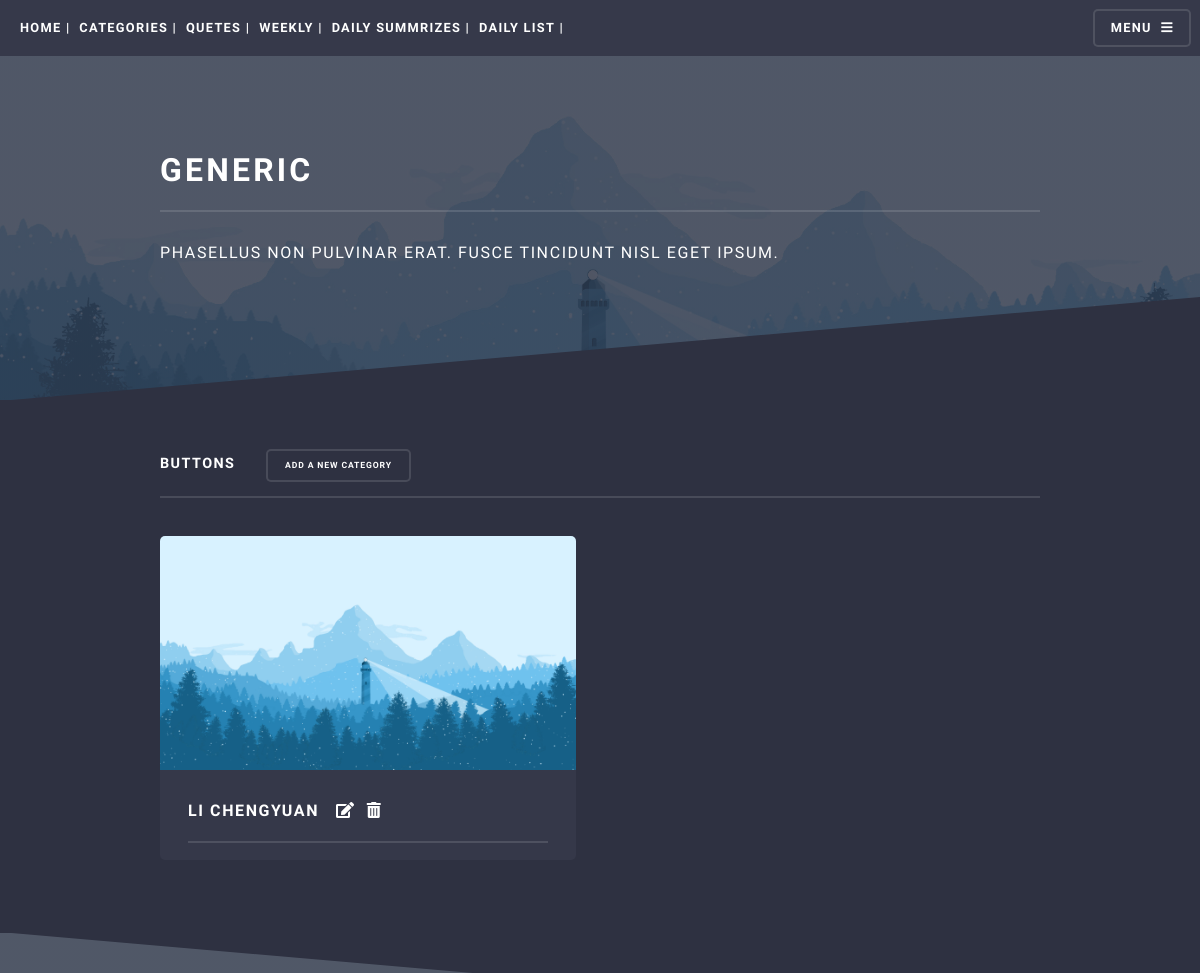
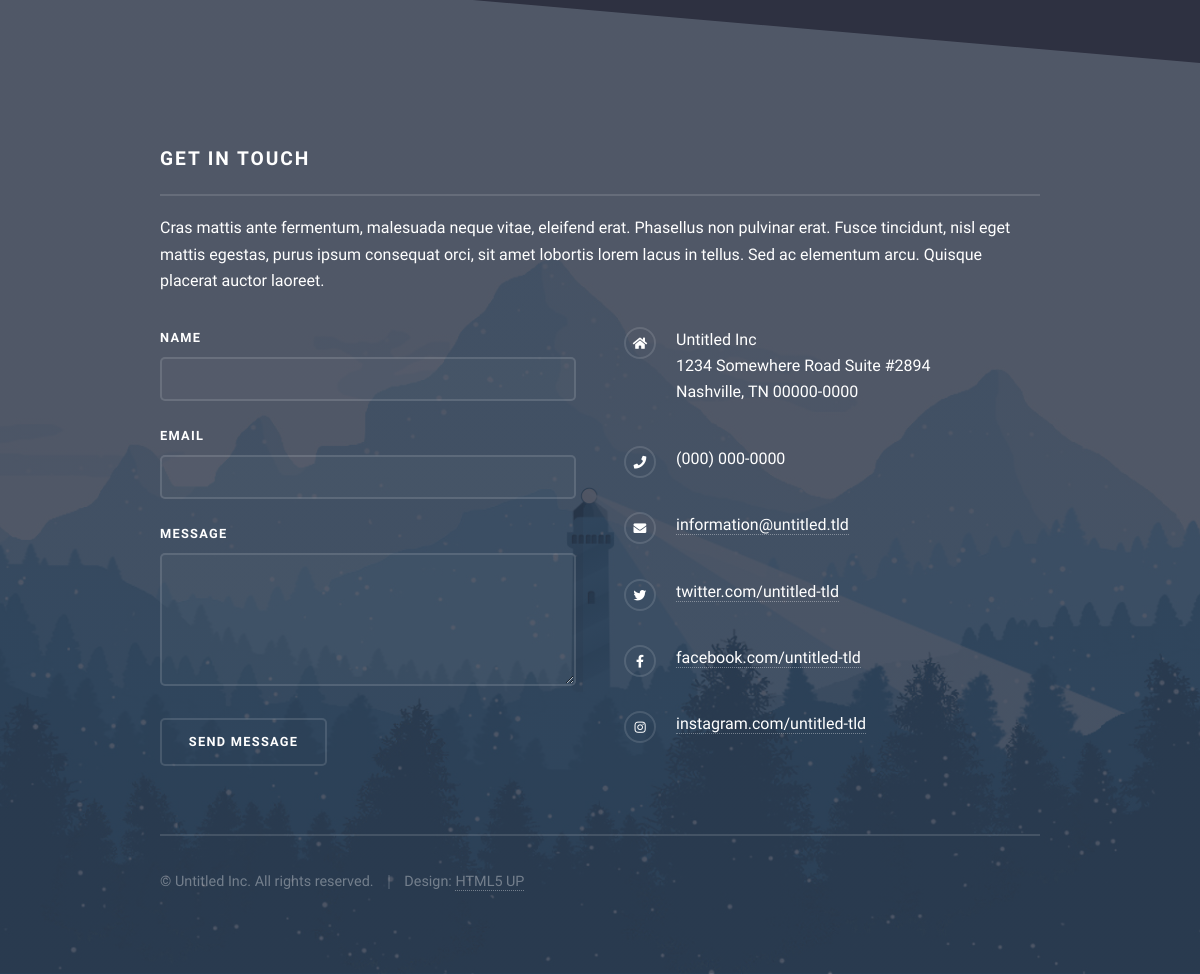
The app's page /user/list_categories (signed in) with its own data (2 pictures, top to bottom).
### todos/models.py (models this page shows)
class Category(models.Model):
    name = models.CharField(max_length=30,default=True)
    pic = ProcessedImageField(upload_to='categorypics',
                              default='categories/pic01.jpg',
                              processors=[ResizeToFill(506,295)])
    user = models.ForeignKey(User,to_field = 'id',on_delete=models.CASCADE,default= 2)

### user/views.py (the view)
# urls.py: path('list_categories', views.list_categories, name='list_categories'),
def list_categories(request):
    user = request.user
    categories = Category.objects.filter(user_id = user.id)
    context = {'categories':categories, 'type':'list_categories'}
    return render(request, 'userbase.html',context)

### templates/userbase.html (shortened to what this page needs)
<!DOCTYPE HTML>
<html>
	<head>
		<link rel="stylesheet" href="/static/assets/css/main.css" />
	</head>
	<body class="is-preload">
			<div id="page-wrapper">
					<header id="header">
						<h1><a href="index">Home</a>&nbsp;|&nbsp;
                        <a href="/user/list_categories">Categories</a>&nbsp;|&nbsp;
                        <a href="index">Quetes</a>&nbsp;|&nbsp;
                        <a href="index">Weekly</a>&nbsp;|&nbsp;
                        <a href="index">Daily Summrizes</a>&nbsp;|&nbsp;
                        <a href="/todos/list_todo">Daily list</a>&nbsp;|&nbsp;
                        </h1>
						<nav>
							<a href="#menu">Menu</a>
						</nav>
					</header>
					<section id="wrapper">
						<header>
							<div class="inner">
								<h2>Generic</h2>
								<p>Phasellus non pulvinar erat. Fusce tincidunt nisl eget ipsum.</p>
							</div>
						</header>
                        {% if type == "list_categories"%}
							<div class="wrapper">
								<div class="inner">
                                    <h3 class="major">Buttons &nbsp;&nbsp;&nbsp;&nbsp;
                                    <a href="add_categories" class="button small">Add a new category</a>
                                    </h3>
                                    <section class="features">
                                        {% for categories in categories %}
                                        <article>
                                            <a href="#" class="image"> <img src= "{{MEDIA_URL}}{{categories.pic}}" /></a>
                                            <h1 class="major">{{categories.name}}&nbsp;&nbsp;
                                                <a href="/user/update_categories?category_id={{categories.id}}" class="fas fa-edit"></a>&nbsp;
                                                <a href="/user/delete_categories?category_id={{categories.id}}" class="fas fa-trash-alt"></a>
                                            </h1>
                                        </article>
                                        {% endfor %}
                                    </section>
								</div>
							</div>
                        {% endif %}
					</section>
					<section id="footer">
						<div class="inner">
							<h2 class="major">Get in touch</h2>
							<p>Cras mattis ante fermentum, malesuada neque vitae, eleifend erat. Phasellus non pulvinar erat. Fusce tincidunt, nisl eget mattis egestas, purus ipsum consequat orci, sit amet lobortis lorem lacus in tellus. Sed ac elementum arcu. Quisque placerat auctor laoreet.</p>
							<form method="post" action="#">
								<div class="fields">
									<div class="field">
										<label for="name">Name</label>
										<input type="text" name="name" id="name" />
									</div>
									<div class="field">
										<label for="email">Email</label>
										<input type="email" name="email" id="email" />
									</div>
									<div class="field">
										<label for="message">Message</label>
										<textarea name="message" id="message" rows="4"></textarea>
									</div>
								</div>
								<ul class="actions">
									<li><input type="submit" value="Send Message" /></li>
								</ul>
							</form>
							<ul class="contact">
								<li class="icon solid fa-home">
									Untitled Inc<br />
									1234 Somewhere Road Suite #2894<br />
									Nashville, TN 00000-0000
								</li>
								<li class="icon solid fa-phone">(000) 000-0000</li>
								<li class="icon solid fa-envelope"><a href="#">information@untitled.tld</a></li>
								<li class="icon brands fa-twitter"><a href="#">twitter.com/untitled-tld</a></li>
								<li class="icon brands fa-facebook-f"><a href="#">facebook.com/untitled-tld</a></li>
								<li class="icon brands fa-instagram"><a href="#">instagram.com/untitled-tld</a></li>
							</ul>
							<ul class="copyright">
								<li>&copy; Untitled Inc. All rights reserved.</li><li>Design: <a href="http://html5up.net">HTML5 UP</a></li>
							</ul>
						</div>
					</section>
			</div>
	</body>
</html>

### records on screen
Category: pic (picture), name "LI CHENGYUAN"
